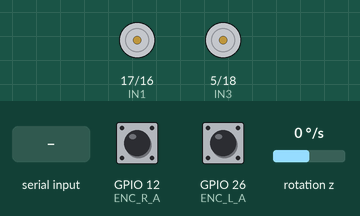
Bench run of a sketch on a simulated ESP32. On the bench: motor-driver pin pairs drawn as motors (green arrow = first pin HIGH = forward, orange = second pin HIGH = backward, longer = more drive, scaled by the enable pin). Wiring (inferred from the names in the program): MPU-6050 motion sensor at I2C address 0x68. The test bench sets the inputs (shaded band); at power-on: rotation z 0 °/s, GPIO 12 (ENC_R_A) HIGH, GPIO 26 (ENC_L_A) HIGH. What the sketch prints to the serial monitor is not drawn.

Above: at 2.2 s.
2.3 s: "2" received over Serial
At 3.2 s:
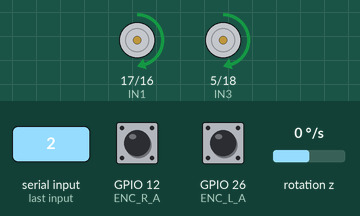
4.3 s: "3" received over Serial
At 5.9 s:
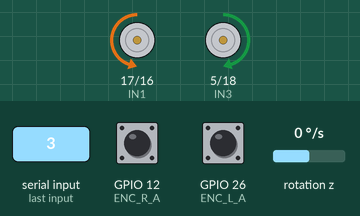
6.3 s: rotation z set to -192 °/s
At 9.4 s:
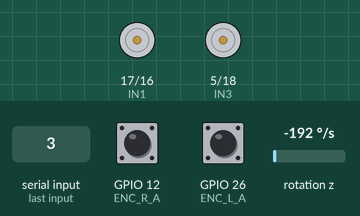
Timing chart, 0 to 10.9 s (numbered marks = the images above; inputs shaded):
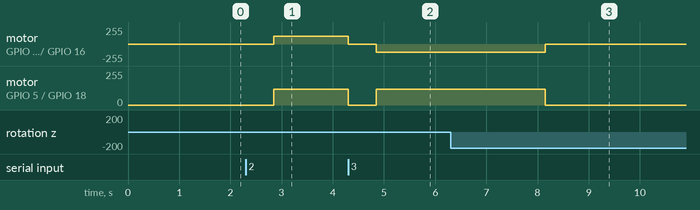

The sketch:

calibrate_encoder.ino
```cpp
#include <Arduino.h>
#include <Wire.h>

// ============================================
//            ENCODER CALIBRATION SCRIPT
// ============================================
// Purpose: Empirically determine your Xiaomi S10
// encoder's PPR and calibration constants.
//
// MODES (send via Serial):
//   '1' = Manual Rotation Mode (rotate wheel by hand, count ticks)
//   '2' = Drive Straight Mode  (drive 1m, measure actual ticks)
//   '3' = Spin-In-Place Mode   (360° rotation to calibrate track width)
//   'r' = Reset all counters
//   's' = Stop motors immediately
//   'p' = Print current counts
//
// After calibration, update ENCODER_PPR and
// DISTANCE_PER_TICK in debug_odometry.ino
// ============================================

// --- L298N Motor Driver ---
#define ENA 4
#define IN1 17
#define IN2 16
#define IN3 5
#define IN4 18
#define ENB 23

// --- Encoders ---
#define ENC_R_A 12
#define ENC_R_B 14
#define ENC_L_A 26
#define ENC_L_B 27

// --- MPU6050 ---
#define I2C_SDA 19
#define I2C_SCL 22

// ============================================
//          KNOWN PHYSICAL VALUES
// ============================================
// Measure these with calipers/ruler!
// Current values from your debug_odometry.ino
float WHEEL_DIAMETER_M = 0.067;  // meters — MEASURE AND VERIFY!
float TRACK_WIDTH_M    = 0.235;  // meters (center-to-center of wheels)

// ============================================
//            GLOBAL VARIABLES
// ============================================
volatile long countLeft  = 0;
volatile long countRight = 0;

// For edge detection analysis
volatile unsigned long lastEdgeTimeL = 0;
volatile unsigned long lastEdgeTimeR = 0;
volatile unsigned long minPeriodL = ULONG_MAX;
volatile unsigned long maxPeriodL = 0;
volatile unsigned long minPeriodR = ULONG_MAX;
volatile unsigned long maxPeriodR = 0;

// Snapshot values for delta calculation
long snapCountLeft  = 0;
long snapCountRight = 0;

// MPU6050
const int MPU_ADDR = 0x68;
float yawAngle = 0.0;
unsigned long lastGyroTime = 0;

// Mode tracking
int currentMode = 0;  // 0=idle, 1=manual, 2=drive, 3=spin
bool motorsRunning = false;
unsigned long modeStartTime = 0;
unsigned long lastPrintTime = 0;

// Drive/Spin parameters
const int CALIBRATION_PWM = 120;  // Moderate speed for consistent results
const float PI_VAL = 3.14159265359;

// ============================================
//        ENCODER INTERRUPT ROUTINES
// ============================================
// Using CHANGE on channel A — this gives 2x resolution
// (counts both rising and falling edges of channel A)
// If you also attach CHANGE on channel B, you get 4x.

void IRAM_ATTR isrLeft() {
  unsigned long now = micros();
  unsigned long period = now - lastEdgeTimeL;
  if (period > 100) {  // Debounce: ignore edges < 100µs apart
    if (period < minPeriodL) minPeriodL = period;
    if (period > maxPeriodL && period < 1000000) maxPeriodL = period;
    lastEdgeTimeL = now;
  }

  int a = digitalRead(ENC_L_A);
  int b = digitalRead(ENC_L_B);
  if (a == b)
    countLeft++;
  else
    countLeft--;
}

void IRAM_ATTR isrRight() {
  unsigned long now = micros();
  unsigned long period = now - lastEdgeTimeR;
  if (period > 100) {
    if (period < minPeriodR) minPeriodR = period;
    if (period > maxPeriodR && period < 1000000) maxPeriodR = period;
    lastEdgeTimeR = now;
  }

  int a = digitalRead(ENC_R_A);
  int b = digitalRead(ENC_R_B);
  if (a == b)
    countRight++;
  else
    countRight--;
}

// ============================================
//             MPU6050 HELPER
// ============================================
float readGyroZ() {
  Wire.beginTransmission(MPU_ADDR);
  Wire.write(0x47);  // GYRO_ZOUT_H
  Wire.endTransmission(false);
  Wire.requestFrom((uint16_t)MPU_ADDR, (uint8_t)2, true);
  if (Wire.available() == 2) {
    int16_t raw = Wire.read() << 8 | Wire.read();
    return raw / 131.0;  // degrees/sec (±250°/s range)
  }
  return 0.0;
}

void updateYaw() {
  unsigned long now = millis();
  float dt = (now - lastGyroTime) / 1000.0;
  lastGyroTime = now;
  if (dt > 0 && dt < 0.5) {
    yawAngle += readGyroZ() * dt;
  }
}

// ============================================
//           MOTOR CONTROL HELPERS
// ============================================
void stopMotors() {
  digitalWrite(IN1, LOW);
  digitalWrite(IN2, LOW);
  digitalWrite(IN3, LOW);
  digitalWrite(IN4, LOW);
  analogWrite(ENA, 0);
  analogWrite(ENB, 0);
  motorsRunning = false;
}

void driveForward(int pwm) {
  digitalWrite(IN1, HIGH);
  digitalWrite(IN2, LOW);
  digitalWrite(IN3, HIGH);
  digitalWrite(IN4, LOW);
  analogWrite(ENA, pwm);
  analogWrite(ENB, pwm);
  motorsRunning = true;
}

void spinInPlace(int pwm) {
  // Left wheel backward, Right wheel forward → counterclockwise rotation
  digitalWrite(IN1, LOW);
  digitalWrite(IN2, HIGH);
  digitalWrite(IN3, HIGH);
  digitalWrite(IN4, LOW);
  analogWrite(ENA, pwm);
  analogWrite(ENB, pwm);
  motorsRunning = true;
}

void resetCounters() {
  noInterrupts();
  countLeft = 0;
  countRight = 0;
  minPeriodL = ULONG_MAX;
  maxPeriodL = 0;
  minPeriodR = ULONG_MAX;
  maxPeriodR = 0;
  interrupts();

  snapCountLeft = 0;
  snapCountRight = 0;
  yawAngle = 0.0;

  Serial.println(">>> All counters RESET <<<");
}

// ============================================
//                 SETUP
// ============================================
void setup() {
  Serial.begin(115200);
  delay(1000);

  Serial.println("============================================");
  Serial.println("    ENCODER CALIBRATION TOOL");
  Serial.println("    Xiaomi S10 Odometer Encoder");
  Serial.println("============================================");
  Serial.println();
  Serial.println("Commands:");
  Serial.println("  1 = Manual Rotation Mode (rotate wheel by hand)");
  Serial.println("  2 = Drive Straight 1m (measures ticks/meter)");
  Serial.println("  3 = Spin 360° (calibrates track width)");
  Serial.println("  r = Reset counters");
  Serial.println("  s = Stop motors");
  Serial.println("  p = Print current status");
  Serial.println();

  // Motor pins
  pinMode(ENA, OUTPUT);
  pinMode(IN1, OUTPUT);
  pinMode(IN2, OUTPUT);
  pinMode(IN3, OUTPUT);
  pinMode(IN4, OUTPUT);
  pinMode(ENB, OUTPUT);
  stopMotors();

  // Encoder pins
  pinMode(ENC_L_A, INPUT_PULLUP);
  pinMode(ENC_L_B, INPUT_PULLUP);
  pinMode(ENC_R_A, INPUT_PULLUP);
  pinMode(ENC_R_B, INPUT_PULLUP);
  attachInterrupt(digitalPinToInterrupt(ENC_L_A), isrLeft, CHANGE);
  attachInterrupt(digitalPinToInterrupt(ENC_R_A), isrRight, CHANGE);

  // MPU6050
  Wire.begin(I2C_SDA, I2C_SCL);
  Wire.beginTransmission(MPU_ADDR);
  Wire.write(0x6B);
  Wire.write(0);
  Wire.endTransmission(true);

  lastGyroTime = millis();

  Serial.println("Ready. Send a command to begin.\n");
}

// ============================================
//          PRINT STATUS FUNCTION
// ============================================
void printStatus() {
  long cL = countLeft;
  long cR = countRight;

  Serial.println("--------------------------------------------");
  Serial.printf("  Left  Encoder: %7ld ticks\n", cL);
  Serial.printf("  Right Encoder: %7ld ticks\n", cR);
  Serial.printf("  Avg Ticks:     %7.1f\n", (cL + cR) / 2.0);
  Serial.println();

  // Calculate implied PPR if we know wheel circumference
  float wheelCirc = PI_VAL * WHEEL_DIAMETER_M;
  if (abs(cL) > 10) {
    float impliedPPR_L = abs(cL);  // if exactly 1 revolution was made
    Serial.printf("  If LEFT = 1 rev:  PPR = %ld\n", abs(cL));
    Serial.printf("    → dist/tick = %.6f m\n", wheelCirc / abs(cL));
    Serial.printf("    → ticks/m   = %.1f\n", abs(cL) / wheelCirc);
  }
  if (abs(cR) > 10) {
    Serial.printf("  If RIGHT = 1 rev: PPR = %ld\n", abs(cR));
    Serial.printf("    → dist/tick = %.6f m\n", wheelCirc / abs(cR));
    Serial.printf("    → ticks/m   = %.1f\n", abs(cR) / wheelCirc);
  }

  // Edge timing analysis
  if (minPeriodL < ULONG_MAX) {
    Serial.printf("  Left  edge period: min=%luµs  max=%luµs\n", minPeriodL, maxPeriodL);
  }
  if (minPeriodR < ULONG_MAX) {
    Serial.printf("  Right edge period: min=%luµs  max=%luµs\n", minPeriodR, maxPeriodR);
  }

  Serial.printf("  Gyro Yaw: %.1f°\n", yawAngle);
  Serial.println("--------------------------------------------");
}

// ============================================
//                  LOOP
// ============================================
void loop() {
  unsigned long now = millis();

  // Always integrate gyro
  updateYaw();

  // ---- Handle Serial Commands ----
  if (Serial.available()) {
    char cmd = Serial.read();

    switch (cmd) {
      case '1':
        stopMotors();
        resetCounters();
        currentMode = 1;
        Serial.println("\n╔══════════════════════════════════════════╗");
        Serial.println("║   MODE 1: MANUAL ROTATION                ║");
        Serial.println("║                                          ║");
        Serial.println("║   Rotate ONE wheel exactly 1 full turn.  ║");
        Serial.println("║   Mark the tire with tape to track.      ║");
        Serial.println("║   Press 'p' to see tick counts.          ║");
        Serial.println("║   The tick count = your ENCODER PPR      ║");
        Serial.println("║   (with CHANGE interrupt on 1 channel).  ║");
        Serial.println("╚══════════════════════════════════════════╝\n");
        break;

      case '2':
        stopMotors();
        resetCounters();
        currentMode = 2;
        Serial.println("\n╔══════════════════════════════════════════╗");
        Serial.println("║   MODE 2: DRIVE STRAIGHT                 ║");
        Serial.println("║                                          ║");
        Serial.println("║   Place robot at start of a 1m track.    ║");
        Serial.println("║   Robot will drive forward at PWM 120.   ║");
        Serial.println("║   Press 's' when it reaches the 1m mark. ║");
        Serial.println("║   Then press 'p' to see ticks/meter.     ║");
        Serial.println("╚══════════════════════════════════════════╝\n");
        Serial.println(">>> Starting drive... Press 's' to stop at 1m <<<");
        delay(500);
        driveForward(CALIBRATION_PWM);
        modeStartTime = now;
        break;

      case '3':
        stopMotors();
        resetCounters();
        currentMode = 3;
        yawAngle = 0.0;
        Serial.println("\n╔══════════════════════════════════════════╗");
        Serial.println("║   MODE 3: SPIN IN PLACE (360°)           ║");
        Serial.println("║                                          ║");
        Serial.println("║   Robot will spin counterclockwise.      ║");
        Serial.println("║   Auto-stops when gyro reads ~360°.      ║");
        Serial.println("║   Or press 's' to stop manually when     ║");
        Serial.println("║   the robot completes a full rotation.   ║");
        Serial.println("║   Use this to verify TRACK_WIDTH.        ║");
        Serial.println("╚══════════════════════════════════════════╝\n");
        Serial.println(">>> Starting spin... <<<");
        delay(500);
        spinInPlace(CALIBRATION_PWM);
        modeStartTime = now;
        break;

      case 'r':
        stopMotors();
        resetCounters();
        currentMode = 0;
        break;

      case 's':
        stopMotors();
        Serial.println(">>> MOTORS STOPPED <<<");
        printStatus();

        if (currentMode == 2) {
          long avgTicks = (abs(countLeft) + abs(countRight)) / 2;
          float wheelCirc = PI_VAL * WHEEL_DIAMETER_M;
          float computedPPR = avgTicks * wheelCirc;  // ticks for 1m → PPR = ticks * circumference / 1.0
          Serial.println("\n  === DRIVE CALIBRATION RESULTS ===");
          Serial.printf("  Avg ticks for 1m: %ld\n", avgTicks);
          Serial.printf("  Ticks/meter:      %ld\n", avgTicks);
          Serial.printf("  Distance/tick:    %.6f m\n", 1.0 / avgTicks);
          Serial.printf("  Implied PPR:      %.1f  (ticks per 1 wheel rev)\n",
                        avgTicks * wheelCirc);
          Serial.printf("    (based on wheel diameter = %.4fm)\n", WHEEL_DIAMETER_M);
          Serial.println("\n  ⚠ If robot didn't travel exactly 1m,");
          Serial.println("    scale the result proportionally!");
          Serial.println("  ====================================\n");
        }

        if (currentMode == 3) {
          long dL = abs(countLeft);
          long dR = abs(countRight);
          float avgTicks = (dL + dR) / 2.0;
          float wheelCirc = PI_VAL * WHEEL_DIAMETER_M;
          // For a 360° spin-in-place: each wheel travels π * TRACK_WIDTH
          // So: avgTicks * (wheelCirc / PPR) = π * TRACK_WIDTH
          // → TRACK_WIDTH = avgTicks * (wheelCirc / PPR) / π
          Serial.println("\n  === SPIN CALIBRATION RESULTS ===");
          Serial.printf("  Left ticks:  %ld\n", dL);
          Serial.printf("  Right ticks: %ld\n", dR);
          Serial.printf("  Gyro angle:  %.1f°\n", yawAngle);
          Serial.printf("  Avg ticks:   %.0f\n", avgTicks);
          Serial.println("\n  Use these values to verify TRACK_WIDTH:");
          Serial.println("    track_width = avg_ticks * DIST_PER_TICK / π");
          Serial.println("  ====================================\n");
        }
        break;

      case 'p':
        printStatus();
        break;
    }
  }

  // ---- Mode 3: Auto-stop at ~360° ----
  if (currentMode == 3 && motorsRunning) {
    if (abs(yawAngle) >= 355.0) {
      stopMotors();
      Serial.println("\n>>> AUTO-STOP: ~360° rotation detected! <<<");
      printStatus();

      long dL = abs(countLeft);
      long dR = abs(countRight);
      float avgTicks = (dL + dR) / 2.0;
      Serial.println("\n  === SPIN CALIBRATION RESULTS ===");
      Serial.printf("  Left ticks:  %ld\n", dL);
      Serial.printf("  Right ticks: %ld\n", dR);
      Serial.printf("  Gyro angle:  %.1f°\n", yawAngle);
      Serial.printf("  Avg ticks:   %.0f\n", avgTicks);
      Serial.println("  ====================================\n");
    }
  }

  // ---- Periodic telemetry while motors are running ----
  if (motorsRunning && (now - lastPrintTime >= 200)) {
    lastPrintTime = now;
    float elapsed = (now - modeStartTime) / 1000.0;
    Serial.printf("  [%.1fs] L:%6ld  R:%6ld  Yaw:%.1f°\n",
                  elapsed, countLeft, countRight, yawAngle);
  }
}
```

Measured:
- after the input at 2.3 s, motor on GPIO 17 (IN1) / GPIO 16 (IN2), motor on GPIO 5 (IN3) / GPIO 18 (IN4): stopped → forward 120/255 after 0.55 s
- after the input at 4.3 s, motor on GPIO 17 (IN1) / GPIO 16 (IN2): forward 120/255 → stopped at once, → backward 120/255 0.55 s later; motor on GPIO 5 (IN3) / GPIO 18 (IN4): forward 120/255 → stopped at once, → forward 120/255 0.55 s later
- after the input at 6.3 s, motor on GPIO 17 (IN1) / GPIO 16 (IN2): backward 120/255 → stopped after 1.8 s; motor on GPIO 5 (IN3) / GPIO 18 (IN4): forward 120/255 → stopped after 1.8 s
